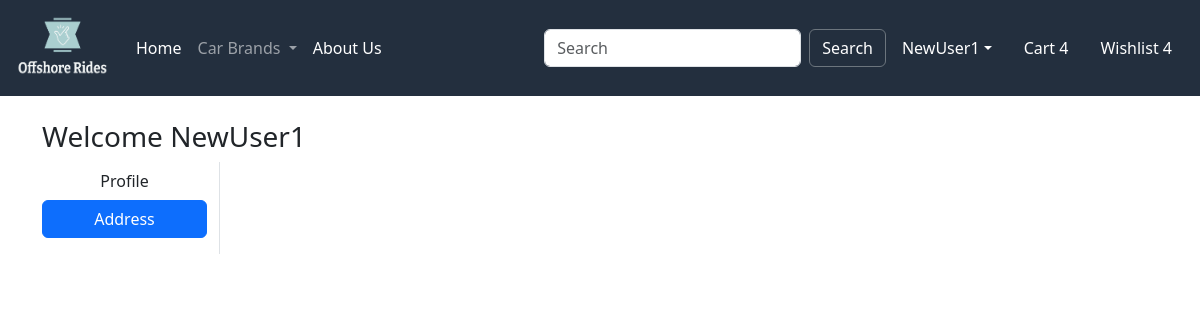
Page /address/ (signed in) on the earlier database version.
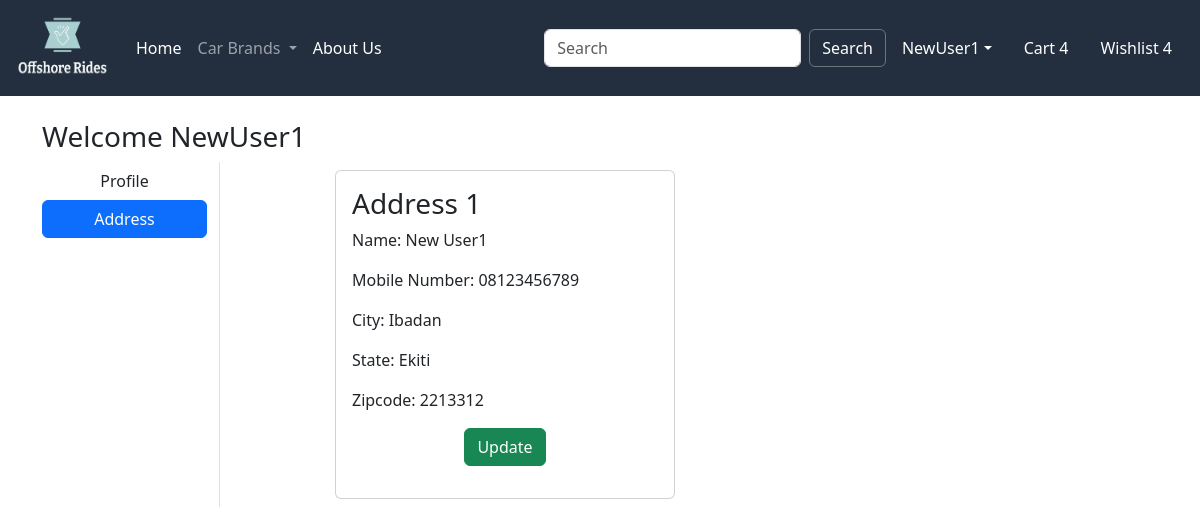
Same page on the later database version.
### Offshore/models.py (models this page shows, shortened)
class Customer(models.Model):
    user = models.ForeignKey(User, on_delete=models.CASCADE)
    name = models.CharField(max_length=200)
    city = models.CharField(max_length=200)
    mobile = models.IntegerField(default=8)
    zipcode = models.IntegerField()
    state = models.CharField(choices=STATE_CHOICES, max_length=100)

### Offshore/views.py (the view)
# urls.py: path('address/', views.address, name='address'),
def address(request):
    add = Customer.objects.filter(user=request.user)
    return render(request, 'Offshore/address.html', locals())

### Offshore/templates/Offshore/address.html (shortened to what this page needs)
{% extends 'Offshore/base.html' %}
{% load static %}
{% block maincontent %}
    <div class="container my-4">
        <div class="row">
            <h3>Welcome <span class="text-capitalize">{{ request.user }}</span></h3>
            <div class="col-sm-2 border-end">
                <ul class="list-unstyled">
                    <li class="d-grid"><a href="{% url 'profile' %}" class="btn">Profile</a></li>
                    <li class="d-grid"><a href="{% url 'address' %}" class="btn btn-primary">Address</a></li>
                </ul>
            </div>
            <div class="col-sm-8 offset-sm-1">
                <div class="row">
                    {% for ad in add %}
                        <div class="col-sm-6">
                            <div class="card m-2">
                                <div class="card-body">
                                    <h3>Address {{ forloop.counter }}</h3>
                                    <p>Name: {{ ad.name }}</p>
                                    <p>Mobile Number: 0{{ ad.mobile }}</p>
                                    <p>City: {{ ad.city }}</p>
                                    <p>State: {{ ad.state }}</p>
                                    <p>Zipcode: {{ ad.zipcode }}</p>
                                    <p class="text-center"><a href="{% url 'updateAddress' pk=ad.id %}" type="button" class="btn btn-success">Update</a></p>
                                </div>
                            </div>
                        </div>
                    {% endfor %}
                </div>
            </div>
        </div>
    </div>
{% endblock maincontent %}

Differences in the rows shown:
added Customer: name "New User1", mobile "8123456789", city "Ibadan", state "Ekiti", zipcode "2213312"
